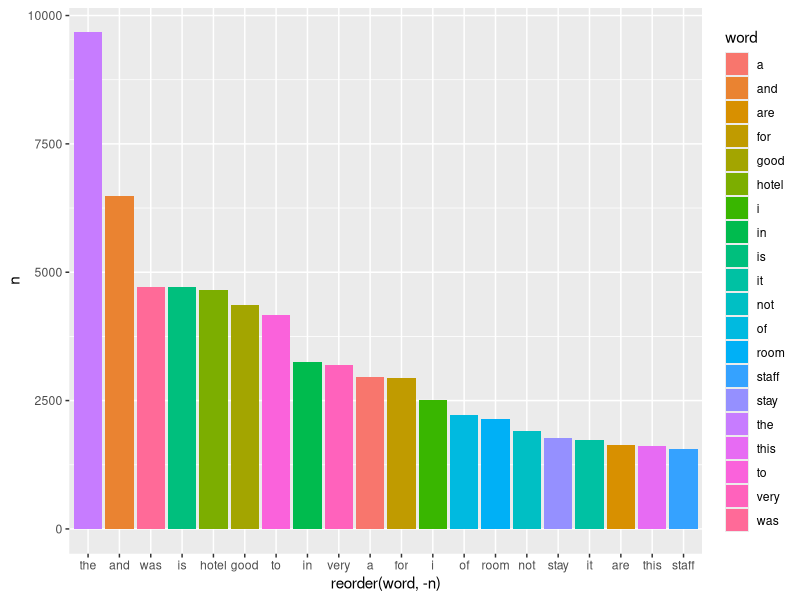
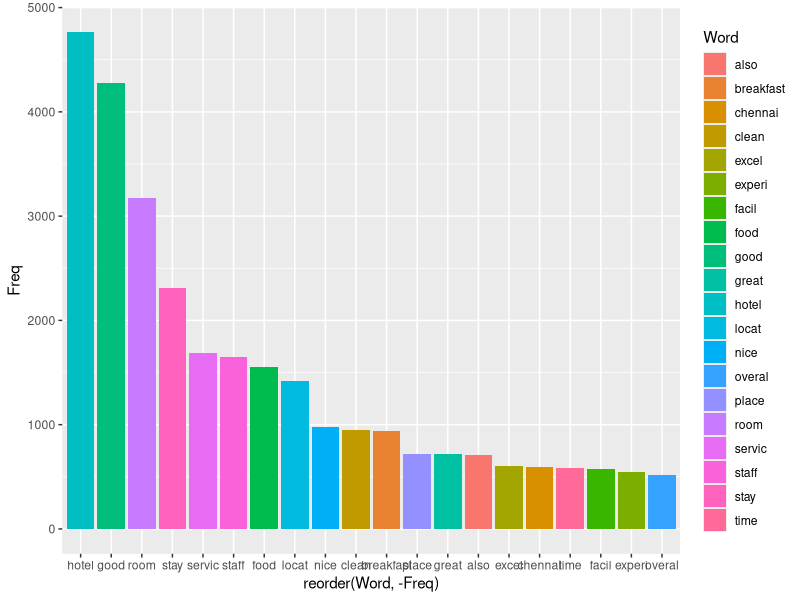

The R source for these figures, in order:
library(dplyr)
library(tidytext)
library(tidyr)
library(ggplot2)
library(tm)
#Term frequeny analysis wihout any pre-processing
chennai_reviews<-read.csv("chennai_reviews.csv",header=T)
text<-data_frame(Line=1:nrow(chennai_reviews),Text=chennai_reviews$Review_Text)
text$Text<-as.character(text$Text)
text<-text%>%unnest_tokens(word,Text)
Frequeny<-text%>%count(word,sort=T)
Frequencytop20<-Frequeny[1:20,]
plot<-ggplot(Frequencytop20,aes(x=reorder(word,-n),y=n,fill=word))+geom_bar(stat="identity")
#Term frequency analysis after pre=processing
corpus<-VCorpus(VectorSource(chennai_reviews$Review_Text))
corpus = tm_map(corpus, content_transformer(tolower))
corpus = tm_map(corpus, removePunctuation)
corpus = tm_map(corpus, removeWords, stopwords("english"))
corpus = tm_map(corpus, stemDocument)
dtm<-DocumentTermMatrix(corpus)
dtm<-removeSparseTerms(dtm,.97)
dataframe<-as.data.frame(as.matrix(dtm))
dataframe<-rbind(dataframe,colSums(dataframe))
dataframe<-data.frame(Word=colnames(dataframe),Freq=as.numeric(as.vector(dataframe[nrow(dataframe),])))
dataframe<-dataframe[order(dataframe$Freq,decreasing = T),]
dataframetop20<-dataframe[1:20,]
plot1<-ggplot(dataframetop20,aes(x=reorder(Word,-Freq),y=Freq,fill=Word))+geom_bar(stat="identity")
